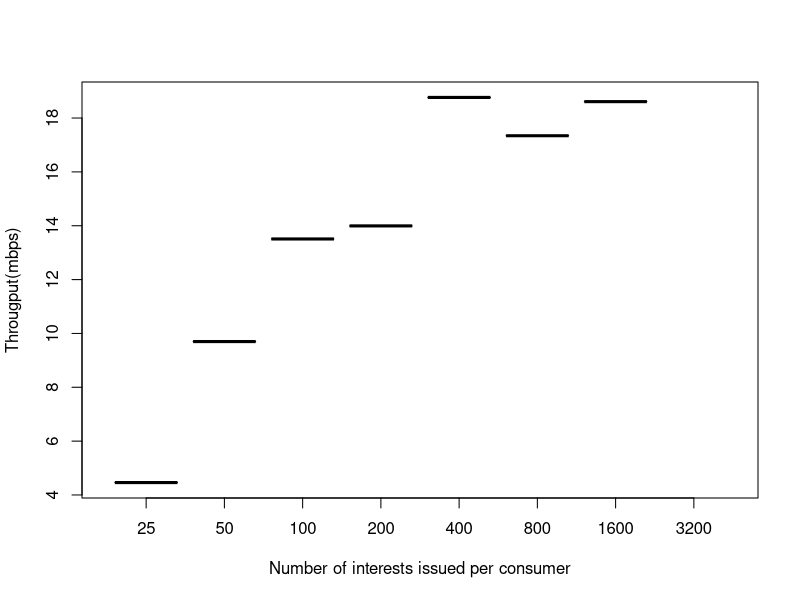

Reproduce this figure in R.
v = read.csv("throughput.csv",sep=',')
v$na=NULL
v = v*8.0/1000000
png("throughput.png")
boxplot(v,xlab="Number of interests issued per consumer",ylab="Througput(mbps)", names=c(25,50,100,200,400,800,1600,3200))
dev.off()
